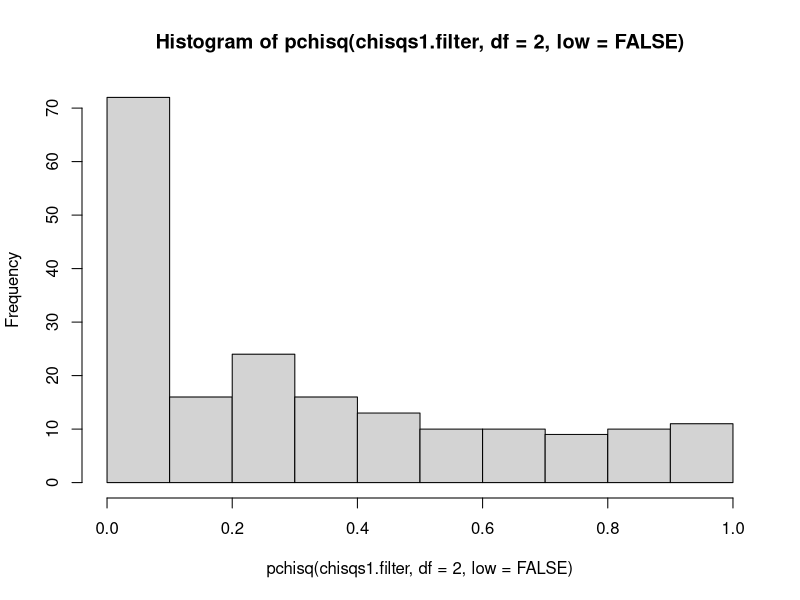
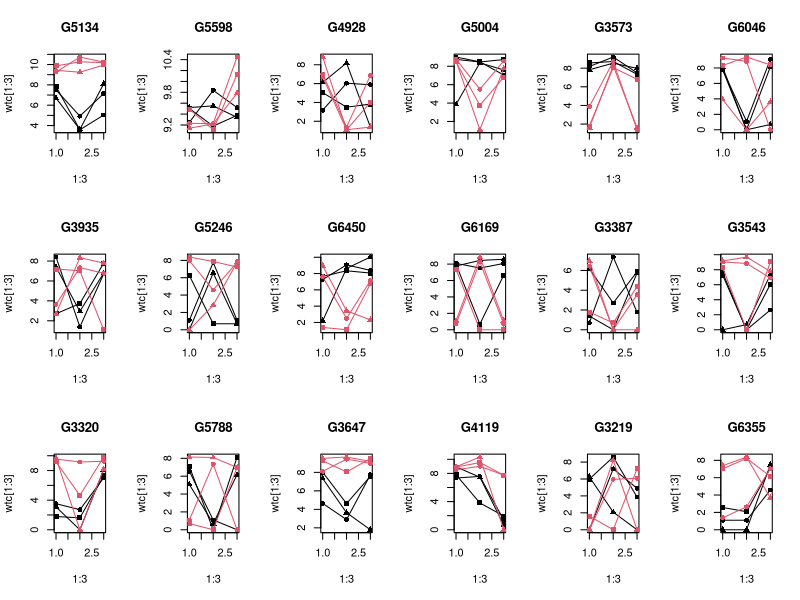

Write R code to recreate these figures, in order.

library(MASS)
library(qvalue)

utr5<-read.csv("20190502_5UTR.csv", row.names=1)
gtable<-read.csv("20181220_grouptable.csv")

myplot<-function(wtc, mtc){
	wtc<-log(wtc+1)
	mtc<-log(mtc+1)
	plot(wtc[1:3], x=1:3, pch=15, ylim=c(min(wtc, mtc), max(wtc, mtc)), main=as.character(gtable[candidate[k],1]) )
	points(wtc[4:6], x=1:3, pch=16)
	points(wtc[7:9], x=1:3, pch=17)
	points(wtc[1:3], x=1:3, type="l")
	points(wtc[4:6], x=1:3, type="l")
	points(wtc[7:9], x=1:3, type="l")
	
	points(mtc[1:3], x=1:3, pch=15, col=2)
	points(mtc[4:6], x=1:3, pch=16, col=2)
	points(mtc[7:9], x=1:3, pch=17, col=2)
	points(mtc[1:3], x=1:3, type="l", col=2)
	points(mtc[4:6], x=1:3, type="l", col=2)
	points(mtc[7:9], x=1:3, type="l", col=2)
}

################################################################################

frac<-rep(1:3, 6)
expt<-rep(rep(1:3, each=3), 2)
mut<-rep(0:1, each=9)
pvals<-NULL
chisqs1<-NULL; chisqs2<-NULL; chisqs3<-NULL

for (i in 3169:6555){
	wtname<-as.character(gtable[i,2])
	mtname<-as.character(gtable[i,3])
	utr5i<-utr5[c(wtname, mtname), c(2:4)]
	for (j in 2:3) utr5i<-cbind(utr5i, utr5[c(wtname, mtname), c((j-1)*4+2:4)])
	count<-as.numeric(as.matrix(t(utr5i)))

	if (sum(apply(matrix(count, nr=3), 2, sum)<20)>0){
		chisqs1<-c(chisqs1, NA)
		chisqs2<-c(chisqs2, NA)
		chisqs3<-c(chisqs3, NA)
	} else{ 
	chisq1<-NA; chisq2<-NA; chisq3<-NA
	try({
	fit<-glm.nb(count~as.factor(frac)+as.factor(expt)+mut*as.factor(expt)+mut+mut*as.factor(frac))
	chisq1<-t(fit$coef[9:10])%*%solve(summary(fit)$cov.scaled[9:10, 9:10])%*%fit$coef[9:10]
	chisq2<-t(fit$coef[4:5])%*%solve(summary(fit)$cov.scaled[4:5, 4:5])%*%fit$coef[4:5]
	chisq3<-t(fit$coef[7:8])%*%solve(summary(fit)$cov.scaled[7:8, 7:8])%*%fit$coef[7:8]
	}, silent=TRUE)
	chisqs1<-c(chisqs1, chisq1)
	chisqs2<-c(chisqs2, chisq2)
	chisqs3<-c(chisqs3, chisq3)
	}
	print(i); flush.console()
}

chisqs1.filter<-chisqs1[chisqs2<5.99 & chisqs3<5.99]
index.filter<-(3169:6555)[chisqs2<5.99 & chisqs3<5.99]
table(pchisq(chisqs1.filter, df=2, lower.tail=FALSE)<0.05/sum(!is.na(chisqs1.filter)))

hist(pchisq(chisqs1.filter, df=2, low=FALSE))

candidate<-index.filter[order(chisqs1.filter, decreasing=TRUE)[1:19]]

filter5<-na.omit(gtable[index.filter,]) # select stable UTRs
gtable[candidate,]

par(mfrow=c(3,6))
for (k in c(1:8, 10:19 )){

wtname.top<-as.character(gtable[candidate[k],2])
mtname.top<-as.character(gtable[candidate[k],3])

wtc<-as.numeric(as.matrix(utr5[wtname.top, c(2:4, 6:8, 10:12)]))
mtc<-as.numeric(as.matrix(utr5[mtname.top, c(2:4, 6:8, 10:12)]))

myplot(wtc, mtc)
}
